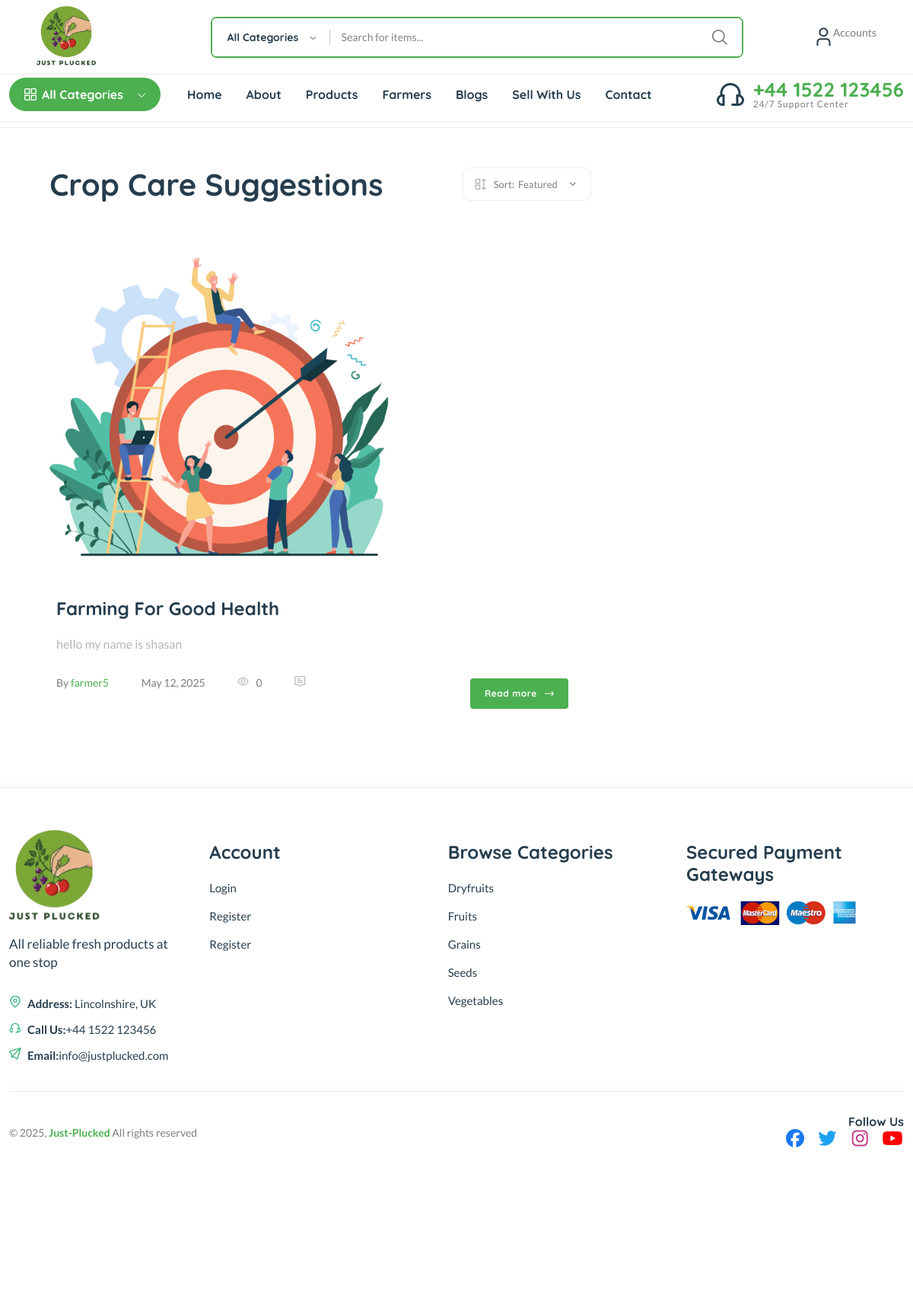
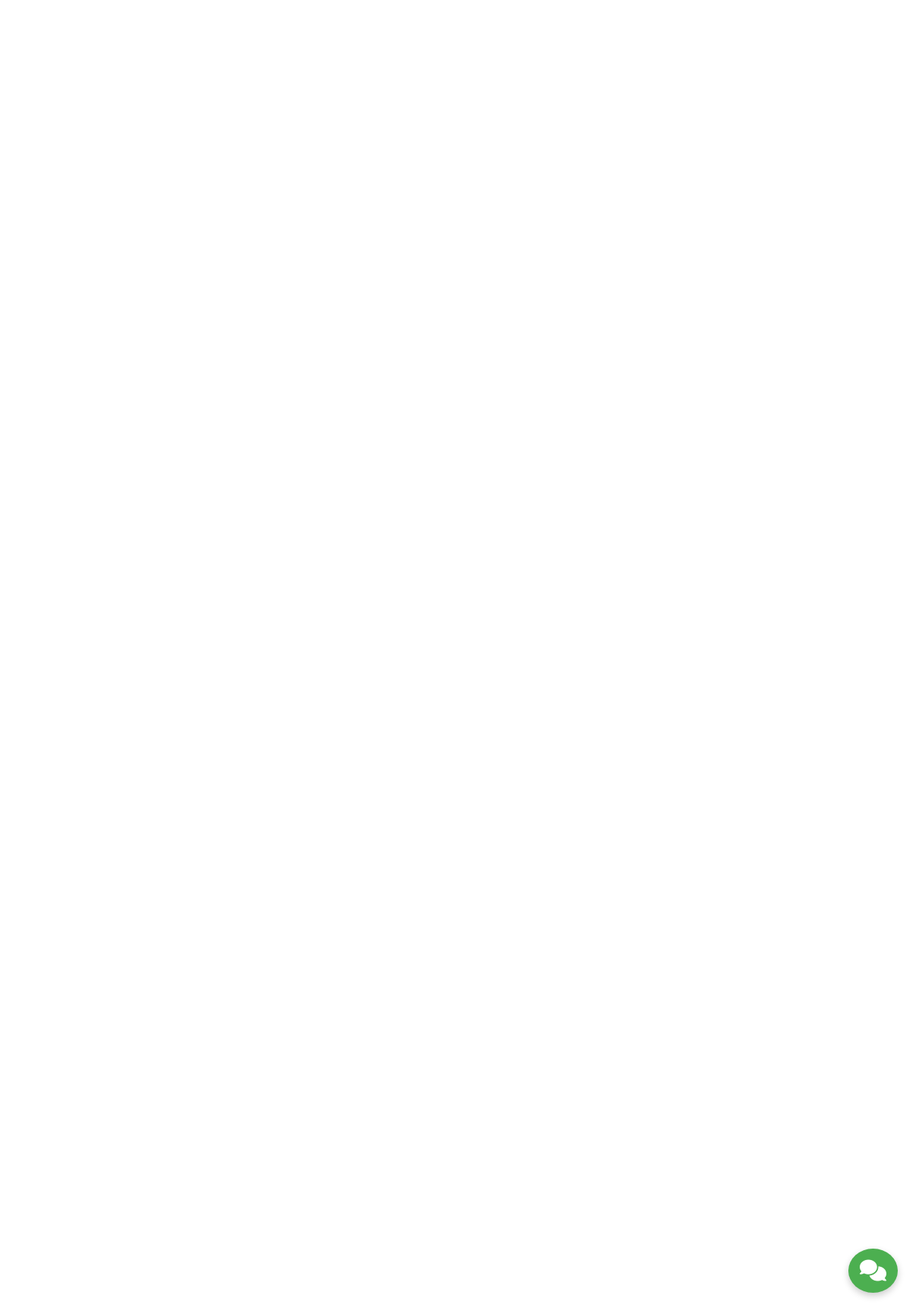
/blog/blogs/, run on the app's committed database (2 pictures, top to bottom).
### blog/models.py (models this page shows, shortened)
class Blog(models.Model):
    title = models.CharField(max_length=255)
    slug = models.SlugField(unique=True, blank=True, null=True)
    thumbnail=models.ImageField(upload_to='blog-images',blank=True,null=True)
    content = models.TextField()
    author = models.ForeignKey('auth.User', on_delete=models.CASCADE, related_name='blogs')
    category = models.ForeignKey(Category, on_delete=models.SET_NULL, null=True, blank=True)
    tags = models.ManyToManyField(Tag, related_name='blogs')
    created_at = models.DateTimeField(auto_now_add=True)
    updated_at = models.DateTimeField(auto_now=True)
    class Meta:
        ordering = ['-created_at']

### master/models.py (models this page shows, shortened)
class Category(models.Model):
    id = models.BigAutoField(primary_key=True)
    name = models.CharField(max_length=150, verbose_name="Category Name")
    slug = models.SlugField(max_length=150, unique=True, blank=True, null=True, verbose_name="Slug")
    parent = models.ForeignKey(
        'self',
        on_delete=models.SET_NULL,
        null=True,
        blank=True,
        related_name='subcategories',
        verbose_name="Parent Category"
    )
    description = models.TextField(blank=True, null=True, verbose_name="Description")
    active = models.BooleanField(default=True, verbose_name="Is Active")
    remarks = models.TextField(blank=True, null=True, verbose_name="Remarks")
    created = models.DateTimeField(auto_now_add=True, verbose_name="Created At")
    updated = models.DateTimeField(auto_now=True, verbose_name="Updated At")
    class Meta:
        verbose_name = "Category"
        verbose_name_plural = "Categories"
        ordering = ['name']

### blog/views.py (the view)
# urls.py: path('blogs/', BlogListView.as_view(), name='blog-list'),
class BlogListView(ListView):
    model = Blog
    template_name = 'website/blog/blog_list.html'
    context_object_name = 'blogs'
    paginate_by = 5
    def get_queryset(self):
        queryset = super().get_queryset()
        category_slug = self.kwargs.get('category_slug')
        tag_slug = self.kwargs.get('tag_slug')
        if category_slug:
            category = get_object_or_404(Category, slug=category_slug)
            queryset = queryset.filter(category=category)
        if tag_slug:
            tag = get_object_or_404(Tag, slug=tag_slug)
            queryset = queryset.filter(tags=tag)
        return queryset

### farmer/context_processors.py (called while the page is built, shortened)
def farmer_dashboard_data(request):
    data = {}
    if not request.user.is_authenticated:
        return data

### website/context_processors.py (called while the page is built, shortened)
def example_context(request):
    user = request.user
    categories = Category.objects.all()
    cart_items = []
    wishlist_items = []
    return {
        'categories':       categories,
        'cart_items':       cart_items,
        'wishlist_items':   wishlist_items,
        'cart_count':       len(cart_items),
        'wishlist_count':   len(wishlist_items),
    }

### templates/website/blog/blog_list.html (shortened to what this page needs)
{% extends "website/base.html" %}
{% block content %}
 <div class="page-header breadcrumb-wrap">
</div>
    <div class="page-content my-50 py-50">
        <div class="container">
            <div class="row mt-50 ml-20 mr-20">
                <div class="col-lg-8">
                    <div class="shop-product-fillter mb-50">
                        <div class="totall-product">
                            <h2>
                                Crop Care Suggestions
                            </h2>
                        </div>
                        <div class="sort-by-product-area">
                            <div class="sort-by-cover">
                                <div class="sort-by-product-wrap">
                                    <div class="sort-by">
                                        <span><i class="fi-rs-apps-sort"></i>Sort:</span>
                                    </div>
                                    <div class="sort-by-dropdown-wrap">
                                        <span>Featured <i class="fi-rs-angle-small-down"></i></span>
                                    </div>
                                </div>
                            </div>
                        </div>
                    </div>
                    <div class="loop-grid loop-big">
                        <div class="row">
                            {% for blog in blogs %}
                            <article class="first-post mb-30 hover-up animated col-12">
                                <div class="position-relative overflow-hidden">
                                    <div class="post-thumb border-radius-15">
                                        <a href="{% url 'blog-detail' slug=blog.slug %}">
                                            {% if blog.thumbnail %}
                                            <img class="border-radius-15" src="{{ blog.thumbnail.url }}" alt="{{ blog.title }}" style="width: 500px;"/>
                                            {% else %}
                                            <img class="border-radius-15" src="https://thumb.ac-illust.com/b1/b170870007dfa419295d949814474ab2_t.jpeg" alt="{{ blog.title }}" style="width: 500px;"/>
                                            {% endif %}
                                        </a>
                                    </div>
                                </div>
                                <div class="entry-content">
                                    <h4 class="post-title mb-20">
                                        <a href="{% url 'blog-detail' slug=blog.slug %}">{{ blog.title }}</a>
                                    </h4>
                                    <p class="post-exerpt font-medium text-muted mb-30">
                                        {{ blog.content|striptags|truncatewords:30 }}
                                    </p>
                                    <div class="mb-20 entry-meta meta-2">
                                        <div class="entry-meta meta-1 mb-30">
                                            <div class="font-sm">
                                                <span class="author">
                                                    By <a href="{% url 'author-blog-list' username=blog.author.username %}">{{ blog.author.get_full_name|default:blog.author.username }}</a>
                                                </span>
                                                <span class="ml-30">{{ blog.created_at|date:"M d, Y" }}</span>
                                                <span class="ml-30"><span class="mr-10 text-muted"><i class="fi-rs-eye"></i></span>{{ blog.view_count|default:0 }}</span>
                                                <span class="ml-30"><span class="mr-10 text-muted"><i class="fi-rs-comment-alt"></i></span>{{ blog.comments.count }}</span>
                                            </div>
                                        </div>
                                        <a href="{% url 'blog-detail' slug=blog.slug %}" class="btn btn-sm">
                                            Read more<i class="fi-rs-arrow-right ml-10"></i>
                                        </a>
                                    </div>
                                </div>
                            </article>
                            {% empty %}
                            <div class="col-12">
                                <div class="alert alert-info">No blog posts found.</div>
                            </div>
                            {% endfor %}
                        </div>
                    </div>
                </div>
            </div>
        </div>
    </div>
{% endblock %}

### templates/website/includes/footer.html (shortened to what this page needs)
{% load static %}
<div class="footer-bottom"></div>
  <section class="section-padding footer-mid">
  <div class="container pt-15 pb-20">
      <div class="row">
          <div class="col">
              <div class="widget-about font-md mb-md-3 mb-lg-3 mb-xl-0 wow animate__animated animate__fadeInUp" data-wow-delay="0">
                  <div class="logo mb-30">
                      <a href="{% url "home" %}" class="mb-15 w-50"><img src="{%static 'assets/justplucked.png'%}" alt="logo" style="width: 120px;"/></a>
                      <p class="font-lg text-heading">All reliable fresh products at one stop</p>
                  </div>
                  <ul class="contact-infor">
                      <li><img src="{% static 'assets/imgs/theme/icons/icon-location.svg'%}" alt="" /><strong>Address: </strong> <span>Lincolnshire, UK</span></li>
                      <li><img src="{% static 'assets/imgs/theme/icons/icon-contact.svg' %}" alt="" /><strong>Call Us:</strong><span>+44 1522 123456</span></li>
                      <li><img src="{% static 'assets/imgs/theme/icons/icon-email-2.svg' %}" alt="" /><strong>Email:</strong><span>info@justplucked.com</span></li>
                                                  </ul>
              </div>
          </div>
          <div class="footer-link-widget col wow animate__animated animate__fadeInUp" data-wow-delay=".2s">
              <h4 class="widget-title">Account</h4>
              <ul class="footer-list mb-sm-5 mb-md-0">
                {% if request.user.is_authenticated %}
                <li><a href="{% url "cart_view" %}">Cart</a></li>
                <li><a href="{% url "order_history" %}">Order History</a></li>
                <li><a href="{% url "order_history" %}">Profile</a></li>
                <li><a href="{% url "wishlist" %}">Wishlist</li>
                {% else %}
                  <li><a href="{% url "login" %}">Login</a></li>
                  <li><a href="{% url "register" %}">Register</a></li>
                  <li><a href="{% url "register" %}">Register</a></li>
                {% endif %}
              </ul>
          </div>
         <div class="footer-link-widget col wow animate__animated animate__fadeInUp" data-wow-delay=".4s">
  <h4 class="widget-title">Browse Categories</h4>
  <ul class="footer-list mb-sm-5 mb-md-0">
    {% for category in categories %}
      <li>
        <a href="{% url 'product_list' %}?category={{ category.id }}">
          {{ category.name }}
        </a>
      </li>
    {% endfor %}
  </ul>
</div>
          <div class="footer-link-widget widget-install-app col wow animate__animated animate__fadeInUp" data-wow-delay=".5s">
              <h4 class="widget-title">Secured Payment Gateways</h4>
              <img class="" src="{% static 'assets/imgs/theme/payment-method.png'%}" alt="" />
          </div>
      </div>
  </section>
  <div class="container pb-30 wow animate__animated animate__fadeInUp" data-wow-delay="0">
  <div class="row align-items-center">
      <div class="col-12 mb-30">
          <div class="footer-bottom"></div>
      </div>
      <div class="col-xl-4 col-lg-6 col-md-6">
          <p class="font-sm mb-0">&copy; 2025, <strong class="text-brand">Just-Plucked</strong> All rights reserved</p>
      </div>
      <div class="col-xl-4 col-lg-6 col-md-6 text-end d-none d-md-block">
          <div class="mobile-social-icon">
              <h6>Follow Us</h6>
              <a href="https://www.facebook.com" target="_blank" style="color: #1877F2; font-size: 24px; margin-right: 10px;">
                  <i class="fab fa-facebook"></i>
              </a>
              <a href="https://twitter.com" target="_blank" style="color: #1DA1F2; font-size: 24px; margin-right: 10px;">
                  <i class="fab fa-twitter"></i>
              </a>
              <a href="https://www.instagram.com" target="_blank" style="color: #C13584; font-size: 24px; margin-right: 10px;">
                  <i class="fab fa-instagram"></i>
              </a>
              <a href="https://www.youtube.com" target="_blank" style="color: #FF0000; font-size: 24px;">
                  <i class="fab fa-youtube"></i>
              </a>
          </div>
      </div>
      </div>
  </div>

### data on the page
Blog: thumbnail (picture), title "Farming For Good Health", content "hello my name is shasan", author.get_full_name "farmer5", created_at "May 12, 2025", view_count "0"
Category: name "Dryfruits"
Category: name "Fruits"
Category: name "Grains"
Category: name "Seeds"
Category: name "Vegetables"
